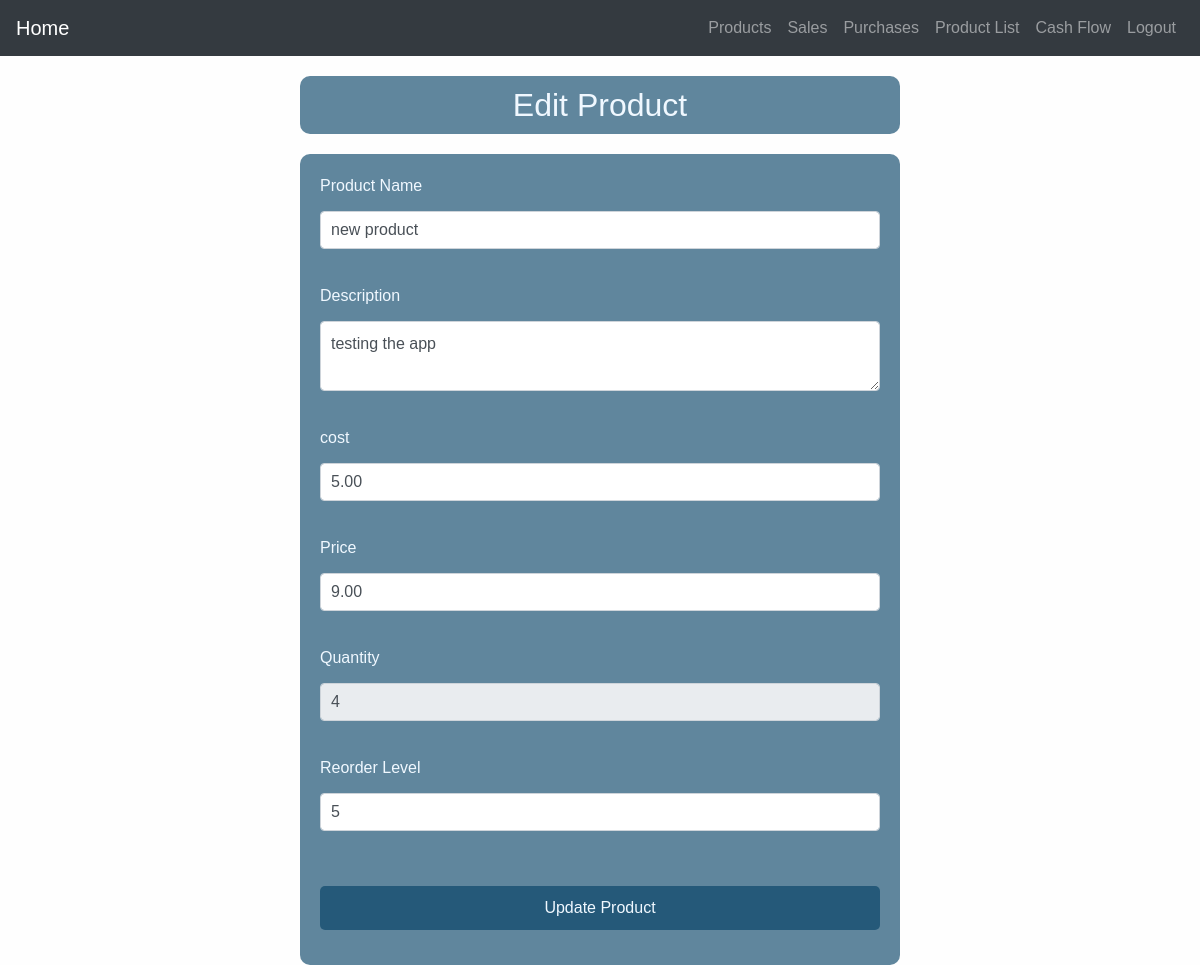
The app's page /edit_product/2 (signed in) with its own data.
### app/models.py (models this page shows, shortened)
class Product(db.Model):
    id = db.Column(db.Integer, primary_key=True)
    name = db.Column(db.String(100), nullable=False)
    description = db.Column(db.String(200))
    cost = db.Column(db.Float, nullable=False)
    price = db.Column(db.Float, nullable=False)
    quantity = db.Column(db.Integer, nullable=False)
    reorder_level = db.Column(db.Integer, nullable=False)
    user_id = db.Column(db.Integer, db.ForeignKey('user.id'), nullable=False)

### app/views.py (the view, shortened to what this page needs)
@views.route('/edit_product/<int:product_id>', methods=['GET', 'POST'])
@login_required
def edit_product(product_id):
    if not current_user:
        flash("You need to be logged in to edit a product.")
        return redirect(url_for('auth.login'))
    product = Product.query.get_or_404(product_id)
    form = ProductEditForm(obj=product)
    return render_template('edit_product.html', form=form, product=product)

### app/form.py
class ProductEditForm(FlaskForm):
    name = StringField('Product Name', validators=[DataRequired()])
    description = TextAreaField('Description', validators=[DataRequired()])
    cost = DecimalField('cost', places=2, validators=[DataRequired(), NumberRange(min=0)])# added
    price = DecimalField('Price', places=2, validators=[DataRequired(), NumberRange(min=0)])
    quantity = IntegerField('Quantity', validators=[DataRequired(), NumberRange(min=0)], render_kw={'readonly': True}) #disabled since I don't want users to change the quantity randomly without a transaction happening
    reorder_level = IntegerField('Reorder Level', validators=[DataRequired(), NumberRange(min=0)])
    submit = SubmitField('Update Product')

### app/__init__.py (called while the page is built)
@login_manager.user_loader
def load_user(user_id):
    from app.models import User
    try:
        user = User.query.get(int(user_id))
        if user is None:
            print(f"User with ID {user_id} not found")
            return None
        return user
    except Exception as e:
        print(f"Error loading user: {e}")
        return None

### app/templates/edit_product.html (shortened to what this page needs)
{% extends "base.html" %}
{% block content %}
<div class="container-fluid">
    <div class="mx-auto" style="width:600px; border-radius:10px ; background-color: rgba(3, 63, 100, 0.623);">
        <h2 align="center" style="color: aliceblue; margin: 20px; padding: 10px;">Edit Product</h2>
    </div>
    <div class="mx-auto" style="width:600px; border-radius:10px; background-color: rgba(3, 63, 100, 0.623); padding: 20px;">
        <form action="{{ url_for('views.edit_product', product_id=product.id) }}" method="POST">
            <div class="form-group" style="padding-bottom: 15px;">
                {{ form.name.label(class="form-label", style="color: aliceblue;") }}
                {{ form.name(class="form-control") }}
            </div>
            <div class="form-group" style="padding-bottom: 15px;">
                {{ form.description.label(class="form-label", style="color: aliceblue;") }}
                {{ form.description(class="form-control") }}
            </div>
            <div class="form-group" style="padding-bottom: 15px;">
                {{ form.cost.label(class="form-label", style="color: aliceblue;") }}
                {{ form.cost(class="form-control") }}
            </div>
            <div class="form-group" style="padding-bottom: 15px;">
                {{ form.price.label(class="form-label", style="color: aliceblue;") }}
                {{ form.price(class="form-control") }}
            </div>
            <div class="form-group" style="padding-bottom: 15px;">
                {{ form.quantity.label(class="form-label", style="color: aliceblue;") }}
                {{ form.quantity(class="form-control", readonly=True) }}
            </div>
            <div class="form-group" style="padding-bottom: 15px;">
                {{ form.reorder_level.label(class="form-label", style="color: aliceblue;") }}
                {{ form.reorder_level(class="form-control") }}
            </div>
            <div class="form-group text-center" style="padding-top: 20px;">
                <button type="submit" class="btn btn-primary" style="color: aliceblue; background-color:rgba(3, 63, 100, 0.623); padding: 10px 20px;">Update Product</button>
            </div>
        </form>
    </div>
</div>
{% endblock %}

### app/static/styles.css (style rules this page uses)
body { font-family: Arial, sans-serif; }
h2 { text-align: center; }
.form-group { margin-bottom: 15px; }
.form-control { width: 100%; padding: 10px; margin: 5px 0; }
.btn-primary { width: 100%; padding: 10px; background-color: #0275d8; color: white; border: none; border-radius: 5px; }

### records on screen
Product: name "new product", description "testing the app", cost "5.00", price "9.00", quantity "4", reorder_level "5"
